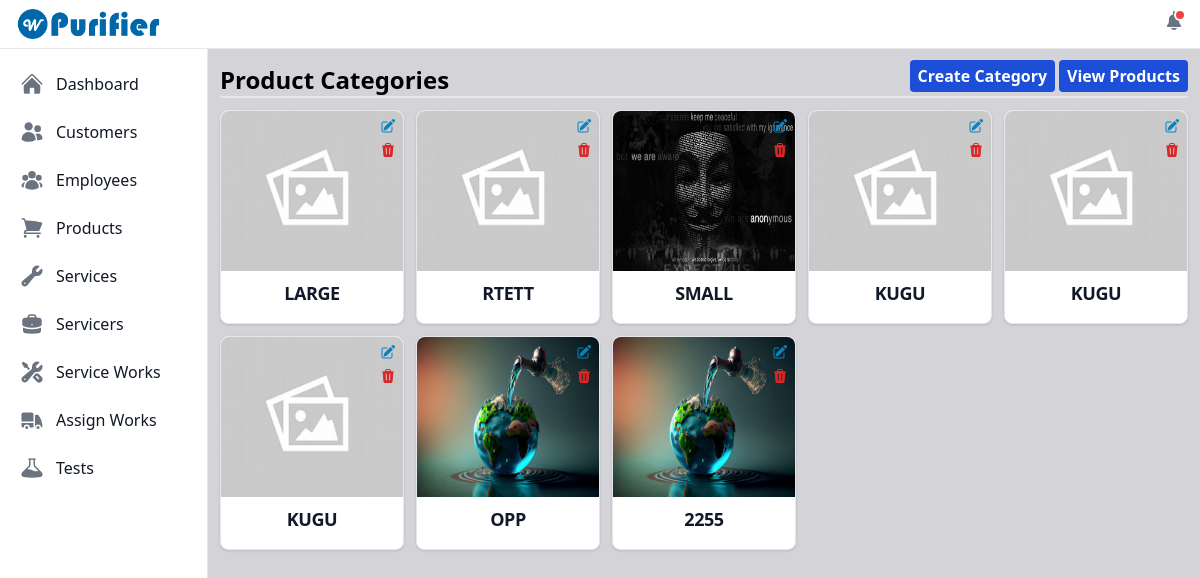
Page /view_categories/ (signed in) on the earlier database version.
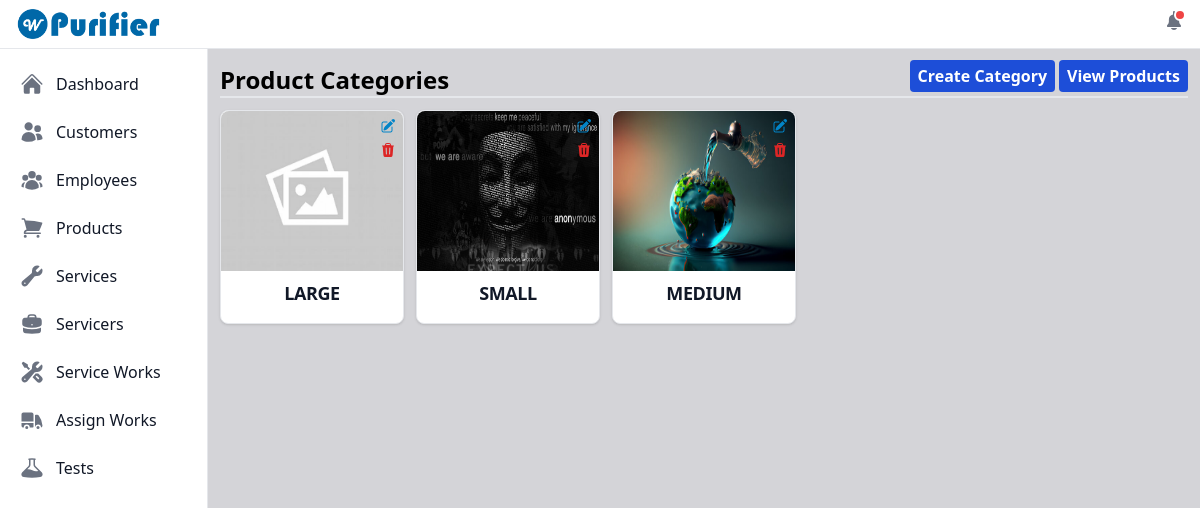
Same page on the later database version.
### purifier/models.py (models this page shows, shortened)
class Category(models.Model):
    id = models.UUIDField(primary_key=True, default=uuid.uuid4, unique=True, editable=False)
    image = models.ImageField(null=True, blank=True, upload_to="category_images/")
    name = models.CharField(max_length=50)

### purifier/views.py (the view)
# urls.py: path('view_categories/', views.viewCategories, name='view_categories'),
@login_required
def viewCategories(request):
    categories = Category.objects.all()
    categories_exists = categories.exists()
    category_form = CategoryForm()
    context = {'categories': categories, 'categories_exists': categories_exists, 'category_form': category_form}
    return render(request, 'product/view_category.html', context)

### user_management/models.py (called while the page is built)
    def __str__(self):
        return self.username

### purifier/templates/product/view_category.html (shortened to what this page needs)
{% extends "index.html" %}
{% load static %}
{% block content %}
    <div class="flex justify-between">
        <span class="text-2xl font-bold flex self-end">Product Categories</span>
        <div class="flex gap-x-1">
            <a href="#" id="createCategoryBtn" data-modal-target="create-modal" data-modal-toggle="create-modal"><button class="bg-blue-700 p-1 px-2 mb-1 text-base font-bold rounded text-white">Create Category</button></a>
            <a href="{% url "purifier:view_products" %}"><button type="button" class="bg-blue-700 p-1 px-2 mb-1 text-base font-bold rounded text-white">View Products</button></a>
        </div>
    </div>
    <hr class="border dark:border-gray-800">
    <div class="mt-3">
        {% if categories_exists %}
        <div id="productsCardView" class="grid grid-cols-5 gap-3">
            {% for category in categories  %}
            <div class="relative">
                    <div class="bg-white border border-gray-200 rounded-lg shadow dark:bg-gray-800 dark:border-gray-700">
                        {% if category.image %}
                            <img src="{{category.image.url}}" class="object-fill rounded-t-lg w-full h-40" alt="Profile not loading...">
                        {% else %}
                            <img src="{% static 'images/empty_img.jpg' %}" class="object-fill rounded-t-lg w-full h-40" alt="Profile not loading...">
                        {% endif %}
                        <div class="p-5 py-2">
                            <h5 class="mb-2 text-lg font-bold tracking-tight text-gray-900 dark:text-white text-center truncate uppercase">{{category.name}}</h5>
                        </div>
                    </div>
                    <div class="absolute top-2 right-2 grid gap-y-2">
                        {% if category.image %}
                            <div data-modal-target="update-modal" data-modal-toggle="update-modal" data-categoryId="{{category.id}}" data-categoryName="{{category.name}}" data-categoryImage="{{category.image.url}}" class="category-update-icon">
                            </div>
                        {% else %}
                            <div data-modal-target="update-modal" data-modal-toggle="update-modal" data-categoryId="{{category.id}}" data-categoryName="{{category.name}}" class="category-update-icon">
                            </div>
                        {% endif %}
                        <div data-modal-target="delete-modal" data-modal-toggle="delete-modal" data-categoryId="{{category.id}}" data-categoryName="{{category.name}}" class="category-delete-icon">
                        </div>
                    </div>
            </div>
            {% endfor %}
        </div>
        {% else %}
        <div class="flex justify-center">
            <span class="font-bold text-xl">No product categories to view. <a href="" class="text-blue-700">Create</a> a new product category.</span>
        </div>
        {% endif %}
    </div>
{% endblock content %}

Differences in the rows shown:
removed Category: name "RTETT"
removed Category: name "KUGU"
removed Category: name "KUGU"
removed Category: name "KUGU"
removed Category: image (picture), name "2255"
changed Category: name "OPP" → "MEDIUM"
